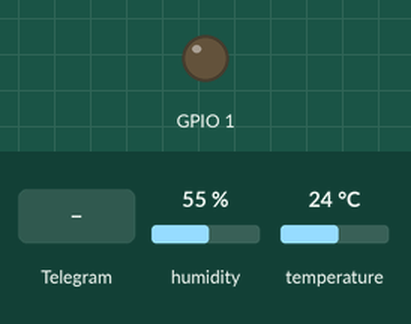
Bench run of a sketch on a simulated ESP8266 (NodeMCU). Shown: output pins drawn as LEDs (lit = HIGH). The inputs (shaded band) are chosen by the test bench; at power-on: humidity 55 %, temperature 24 °C. WiFi joins after 1.5 s; servers stay silent unless stated; what the sketch prints to the serial monitor is not drawn.

Above: at 0.2 s.
At 3.2 s:
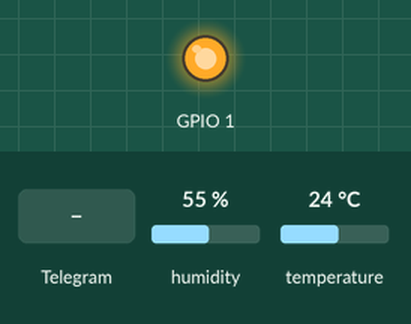
3.3 s: Telegram message "/start" received
Timing chart, 0 to 6.3 s (numbered marks = the images above; inputs shaded):
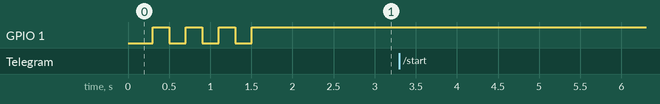

The sketch:

telegram_program_nodemcu.ino
```cpp
#include <ESP8266WiFi.h>
#include <WiFiClientSecure.h>
#include <UniversalTelegramBot.h>
#include "DHT.h"

// Wifi network station credentials
#define WIFI_SSID "Max 20A Unfused"
#define WIFI_PASSWORD "bonaparte"
// Telegram BOT Token (Get from Botfather)
#define BOT_TOKEN "6565400541:AAFZQgOVpk0bx_bVbnwv_0Mn36bz0GamAUI"


//X509List cert(TELEGRAM_CERTIFICATE_ROOT);
WiFiClientSecure client;
UniversalTelegramBot bot(BOT_TOKEN, client);
unsigned long bot_lasttime;          // last time messages' scan has been done
bool Start = false;

String idBot = "898149240";
String idDevice = "Sensor Suhu";

#define DHTPIN D2
#define DHTTYPE DHT11
DHT dht(DHTPIN, DHTTYPE);
float t = 0 ;

void setup() {
  Serial.begin(115200);
  Serial.println("Start");
  client.setInsecure();
  WiFi.mode(WIFI_STA);
  WiFi.disconnect();
  delay(100);

  // attempt to connect to Wifi network:
  Serial.print("Connecting to Wifi SSID ");
  Serial.print(WIFI_SSID);
  Serial.print(" ");
  WiFi.begin(WIFI_SSID, WIFI_PASSWORD);
  //client.setTrustAnchors(&cert); // Add root certificate for api.telegram.org
  pinMode(1, OUTPUT);
  while (WiFi.status() != WL_CONNECTED)
  {
    digitalWrite(1, 0);
    delay(200);
    digitalWrite(1, 1);
    delay(200);
    Serial.print(".");
  }
  Serial.println();
  dht.begin();

  Serial.print("WiFi connected. IP address: ");
  Serial.println(WiFi.localIP());
  String startUp = idDevice + " Online ! .\n";
  bot.sendMessage(idBot, startUp);
}

void loop() {
  t = dht.readTemperature();
  if (millis() - bot_lasttime > 1000UL)
  {
    int numNewMessages = bot.getUpdates(bot.last_message_received + 1);
    while (numNewMessages)
    {
      Serial.println("got response");
      handleNewMessages(numNewMessages);
      numNewMessages = bot.getUpdates(bot.last_message_received + 1);
    }
    bot_lasttime = millis();
  }
  delay(50);
}
```

function.ino
```cpp
void handleNewMessages(int numNewMessages)
{
  Serial.println("handleNewMessages");
  Serial.println(String(numNewMessages));

  for (int i = 0; i < numNewMessages; i++)
  {
    String chat_id = bot.messages[i].chat_id;
    String text = bot.messages[i].text;

    String from_name = bot.messages[i].from_name;
    if (from_name == "") {
      from_name = "Guest";
    }

    if (text == "/start") {
      String welcome = "Hi, " + from_name + ".\n";
      welcome += "Sistem sudah online :) \n";

      bot.sendMessage(chat_id, welcome);
    }

    if (text.equals("/cek_suhu")) { // Corrected the closing parenthesis
      String welcome = "Suhu saat ini : ";
      welcome += String(t);
      welcome += "°C";
      bot.sendMessage(chat_id, welcome);
    }
  }
}
```

Measured:
- after the input at 3.3 s, every drawn part: stays the same
